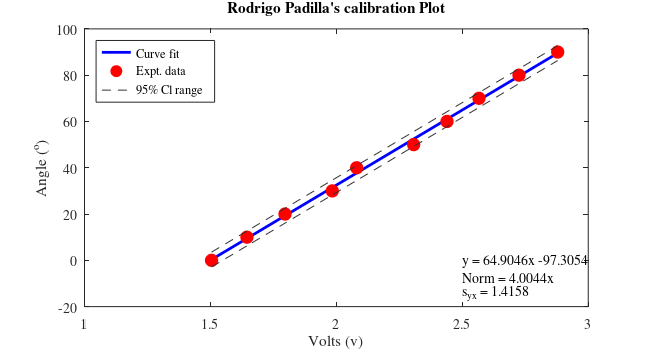
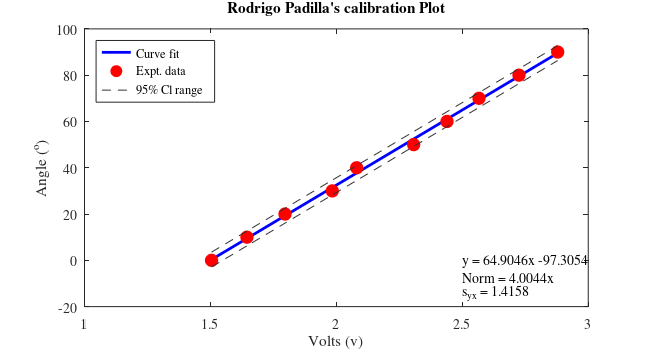

The MATLAB script that drew these images, in order:
clear all
close all
clc

%% User have to manually add information
x = [1.5044 1.6449 1.7960 1.9837 2.0805 2.3068 2.4392 2.5662 2.7249 2.8787]; %Voltage Data
y = [0 10 20 30  40 50 60 70 80 90]; %Angular Location of Pendulum
t_nuP= 2.262; %Value read from t-student's table
plotTitle = 'Rodrigo Padilla''s calibration Plot';
%% End of user information
[p,s] = polyfit (x,y,1); %curve fitting with 1st order fit
xfit = x;%Generating degree of freedom for the curve fit
yfit = polyval(p,xfit);
nu = s.df; %Getting degree of freedom for the curve fit 
norm = s.normr; %Getting the norm of the curve fitting
syx = norm/sqrt(nu);

%Generating figure with specific size
figure(1)
set(gcf,'unit','inches','position',[0.50 0.50 6.50 3.50],...
    'defaultaxesfontsize',10,'defaultaxesfontname','times');
%Plotting data
plot(xfit,yfit,'b-','linewidth',2);hold on
plot(x,y,'ro','markersize',9,'markerfacecolor','r')
xlabel('Volts (v)')
ylabel('Angle (^{o})')
%Now adding 95% confidence level in the plot
y_cl_low = yfit - t_nuP*syx; %Using regression analysis
y_cl_up  = yfit + t_nuP*syx;
plot(xfit,y_cl_low,'--','color',[0.2 0.2 0.2], 'HandleVisibility','off');
plot(xfit,y_cl_up,'--','color',[0.2 0.2 0.2]);

legend('Curve fit','Expt. data','95% Cl range','location','Northwest')
title(plotTitle)
text(2.5,0,sprintf('y = %3.4fx %3.4f',p(1),p(2)),'Fontname','times')
text(2.5,-7,sprintf('Norm = %3.4fx',s.normr),'Fontname','times')
text(2.5,-14,sprintf('s_{yx} = %3.4f',syx),'Fontname','times')
%% Saving the files in png and pdf format
figName = ['Rodrigo_Padilla_Exp02_Part1'];
set(gcf,'PaperPositionMode','auto')
print(figName,'-dpng','-r600')
set(gcf,'PaperUnits','inches','Units','inches');
figpos = get(gcf,'Position');
set(gcf,'Papersize',figpos(3:4),'Units','inches');
print(figName,'-dpdf','-r600')